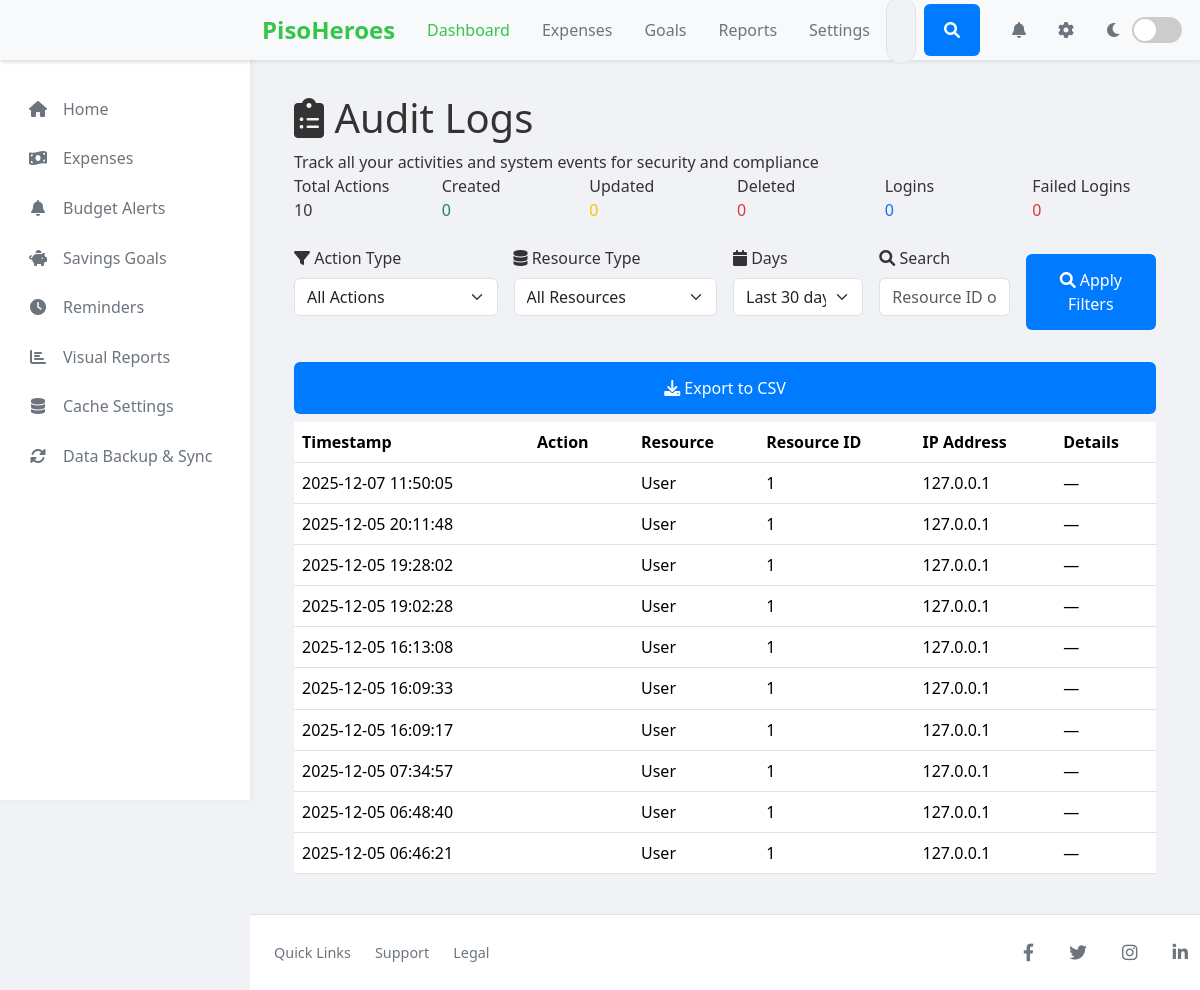
/audit-logs/ (signed in), run on the app's committed database.
### audit_logs/models.py (models this page shows, shortened)
class AuditLog(models.Model):
    ACTION_TYPES = [
        ('CREATE', 'Create'),
        ('READ', 'Read'),
        ('UPDATE', 'Update'),
        ('DELETE', 'Delete'),
        ('LOGIN', 'Login'),
        ('LOGOUT', 'Logout'),
        ('LOGIN_FAILED', 'Login Failed'),
        ('ACCESS_DENIED', 'Access Denied'),
        ('BUDGET_BREACH', 'Budget Threshold Breach'),
        ('ALERT_TRIGGERED', 'Alert Triggered'),
    ]
    RESOURCE_TYPES = [
        ('expense', 'Expense'),
        ('goal', 'Savings Goal'),
        ('alert', 'Budget Alert'),
        ('reminder', 'Reminder'),
        ('user', 'User'),
        ('monthly_allowance', 'Monthly Allowance'),
        ('system', 'System'),
    ]
    timestamp = models.DateTimeField(auto_now_add=True, db_index=True)
    user_id = models.CharField(max_length=255, db_index=True, null=True, blank=True)
    action_type = models.CharField(max_length=20, choices=ACTION_TYPES, db_index=True)
    resource_type = models.CharField(max_length=50, choices=RESOURCE_TYPES, db_index=True)
    resource_id = models.CharField(max_length=255, null=True, blank=True)
    metadata = models.JSONField(default=dict, blank=True)
    ip_address = models.GenericIPAddressField(null=True, blank=True)
    user_agent = models.TextField(null=True, blank=True)
    class Meta:
        ordering = ['-timestamp']
        indexes = [
            models.Index(fields=['-timestamp', 'user_id']),
            models.Index(fields=['action_type', 'resource_type']),
        ]
    def get_metadata_display(self):
        if not self.metadata:
            return "No metadata"
        return json.dumps(self.metadata, indent=2)

### audit_logs/views.py (the view)
# urls.py: path('', views.audit_logs_view, name='audit_logs'),
@require_authentication
def audit_logs_view(request):
    user_id = request.session.get("user_id")
    action_type = request.GET.get("action_type", "")
    resource_type = request.GET.get("resource_type", "")
    days_str = request.GET.get("days", "30")
    search = request.GET.get("search", "")
    try:
        days = int(days_str)
    except (TypeError, ValueError):
        days = 30
    logs = AuditLog.objects.filter(user_id=user_id)
    if days:
        start_date = datetime.now() - timedelta(days=days)
        logs = logs.filter(timestamp__gte=start_date)
    if action_type:
        logs = logs.filter(action_type=action_type)
    if resource_type:
        logs = logs.filter(resource_type=resource_type)
    if search:
        logs = logs.filter(
            Q(resource_id__icontains=search)
            | Q(ip_address__icontains=search)
        )
    total_actions = logs.count()
    create_count = logs.filter(action_type="CREATE").count()
    update_count = logs.filter(action_type="UPDATE").count()
    delete_count = logs.filter(action_type="DELETE").count()
    login_count = logs.filter(action_type="LOGIN").count()
    failed_login_count = logs.filter(action_type="LOGIN_FAILED").count()
    logs = logs.order_by("-timestamp")[:100]
    context = {
        "logs": logs,
        "total_actions": total_actions,
        "create_count": create_count,
        "update_count": update_count,
        "delete_count": delete_count,
        "login_count": login_count,
        "failed_login_count": failed_login_count,
        "action_types": AuditLog.ACTION_TYPES,
        "resource_types": AuditLog.RESOURCE_TYPES,
        "action_labels_map": _build_choice_maps()[0],
        "resource_labels_map": _build_choice_maps()[1],
        "selected_action": action_type,
        "selected_resource": resource_type,
        "selected_days": days,
        "search_query": search,
    }
    return render(request, "audit_logs/audit_logs.html", context)

### audit_logs/views.py (called while the page is built)
def _build_choice_maps():
    action_map = {code: label for code, label in getattr(AuditLog, "ACTION_TYPES", [])}
    resource_map = {code: label for code, label in getattr(AuditLog, "RESOURCE_TYPES", [])}
    return action_map, resource_map

### templates/audit_logs/audit_logs.html (shortened to what this page needs)
{% extends 'base.html' %}
{% load static %}
{% block content %}
<div class="container-fluid py-4">
    <div class="audit-header">
        <h1><i class="fas fa-clipboard-list"></i> Audit Logs</h1>
        <p class="mb-0">Track all your activities and system events for security and compliance</p>
    </div>
    <div class="row mb-4">
        <div class="col-md-2">
            <div class="stat-card">
                <div class="stat-label">Total Actions</div>
                <div class="stat-value">{{ total_actions }}</div>
            </div>
        </div>
        <div class="col-md-2">
            <div class="stat-card">
                <div class="stat-label">Created</div>
                <div class="stat-value text-success">{{ create_count }}</div>
            </div>
        </div>
        <div class="col-md-2">
            <div class="stat-card">
                <div class="stat-label">Updated</div>
                <div class="stat-value text-warning">{{ update_count }}</div>
            </div>
        </div>
        <div class="col-md-2">
            <div class="stat-card">
                <div class="stat-label">Deleted</div>
                <div class="stat-value text-danger">{{ delete_count }}</div>
            </div>
        </div>
        <div class="col-md-2">
            <div class="stat-card">
                <div class="stat-label">Logins</div>
                <div class="stat-value text-primary">{{ login_count }}</div>
            </div>
        </div>
        <div class="col-md-2">
            <div class="stat-card">
                <div class="stat-label">Failed Logins</div>
                <div class="stat-value text-danger">{{ failed_login_count }}</div>
            </div>
        </div>
    </div>
    <div class="filter-card">
        <form method="get" class="row g-3">
            <div class="col-md-3">
                <label class="form-label"><i class="fas fa-filter"></i> Action Type</label>
                <select name="action_type" class="form-select">
                    <option value="">All Actions</option>
                </select>
            </div>
            <div class="col-md-3">
                <label class="form-label"><i class="fas fa-database"></i> Resource Type</label>
                <select name="resource_type" class="form-select">
                    <option value="">All Resources</option>
                </select>
            </div>
            <div class="col-md-2">
                <label class="form-label"><i class="fas fa-calendar"></i> Days</label>
                <select name="days" class="form-select">
                    <option value="30" {% if selected_days == 30 %}selected{% endif %}>Last 30 days</option>
                </select>
            </div>
            <div class="col-md-2">
                <label class="form-label"><i class="fas fa-search"></i> Search</label>
                <input type="text" name="search" class="form-control" placeholder="Resource ID or IP" value="{{ search_query }}">
            </div>
            <div class="col-md-2 d-flex align-items-end">
                <button type="submit" class="btn btn-primary w-100">
                    <i class="fas fa-search"></i> Apply Filters
                </button>
            </div>
        </form>
        <div class="mt-3">
            <a href="{% url 'audit_logs:export' %}?action_type={{ selected_action }}&resource_type={{ selected_resource }}&days={{ selected_days }}"
               class="btn export-btn">
                <i class="fas fa-download"></i> Export to CSV
            </a>
        </div>
    </div>
    {% if logs %}
    <div class="logs-table">
        <table class="table table-hover">
            <thead>
                <tr>
                    <th>Timestamp</th>
                    <th>Action</th>
                    <th>Resource</th>
                    <th>Resource ID</th>
                    <th>IP Address</th>
                    <th>Details</th>
                </tr>
            </thead>
            <tbody>
                {% for log in logs %}
                <tr>
                    <td>{{ log.timestamp|date:"Y-m-d H:i:s" }}</td>
                    <td>
                        <span class="badge badge-{{ log.action_type|lower }}">
                        </span>
                    </td>
                    <td>{{ log.get_resource_type_display }}</td>
                    <td>{{ log.resource_id|default:"—" }}</td>
                    <td>{{ log.ip_address|default:"—" }}</td>
                    <td class="metadata-cell" title="{{ log.get_metadata_display }}">
                        {% if log.metadata %}
                            {{ log.metadata|truncatechars:50 }}
                        {% else %}
                            —
                        {% endif %}
                    </td>
                </tr>
                {% endfor %}
            </tbody>
        </table>
    </div>
    {% else %}
    <div class="empty-state">
        <i class="fas fa-clipboard-list"></i>
        <h3>No Audit Logs Found</h3>
        <p>No logs match your current filters. Try adjusting your search criteria.</p>
    </div>
    {% endif %}
</div>
{% endblock %}

### static/css/style.css (style rules this page uses)
:root { --primary-color: #34c54a; --secondary-color: #f8f9fa; --text-color: #333; --light-text-color: #6c757d; --border-color: #dee2e6; --sidebar-width: 250px; --header-height: 60px; --alert-visible-height: 50px; --content-padding-v: 2rem; }
.btn { background-color: #007bff; color: white; padding: 14px 20px; margin: 8px 0; border: none; cursor: pointer; width: 100%; }
body { font-family: 'Segoe UI', Arial, sans-serif; background-color: #f0f2f5; color: var(--text-color); margin: 0; display: flex; min-height: 100vh; overflow-x: hidden; }

### static/css/dark-theme.css (style rules this page uses)
:root { --bg-primary: #ffffff; --bg-secondary: #f8f9fa; --bg-tertiary: #e9ecef; --text-primary: #212529; --text-secondary: #6c757d; --border-color: #dee2e6; --card-bg: #ffffff; --card-shadow: rgba(0, 0, 0, 0.1); --input-bg: #ffffff; --input-border: #ced4da; --navbar-bg: #ffffff; --navbar-text: #212529; }
body, .card, .form-control, .form-select, .btn, .navbar, .modal-content, .dropdown-menu { transition: background-color 0.3s ease, color 0.3s ease, border-color 0.3s ease; }

### data on the page
AuditLog: timestamp "2025-12-07 11:50:05", resource_type "User", resource_id "1", ip_address "127.0.0.1"
AuditLog: timestamp "2025-12-05 20:11:48", resource_type "User", resource_id "1", ip_address "127.0.0.1"
AuditLog: timestamp "2025-12-05 19:28:02", resource_type "User", resource_id "1", ip_address "127.0.0.1"
AuditLog: timestamp "2025-12-05 19:02:28", resource_type "User", resource_id "1", ip_address "127.0.0.1"
AuditLog: timestamp "2025-12-05 16:13:08", resource_type "User", resource_id "1", ip_address "127.0.0.1"
AuditLog: timestamp "2025-12-05 16:09:33", resource_type "User", resource_id "1", ip_address "127.0.0.1"
AuditLog: timestamp "2025-12-05 16:09:17", resource_type "User", resource_id "1", ip_address "127.0.0.1"
AuditLog: timestamp "2025-12-05 07:34:57", resource_type "User", resource_id "1", ip_address "127.0.0.1"
AuditLog: timestamp "2025-12-05 06:48:40", resource_type "User", resource_id "1", ip_address "127.0.0.1"
AuditLog: timestamp "2025-12-05 06:46:21", resource_type "User", resource_id "1", ip_address "127.0.0.1"

### other printed values
{{ total_actions }} "10"
{{ create_count }} "0"
{{ update_count }} "0"
{{ delete_count }} "0"
{{ login_count }} "0"
{{ failed_login_count }} "0"
